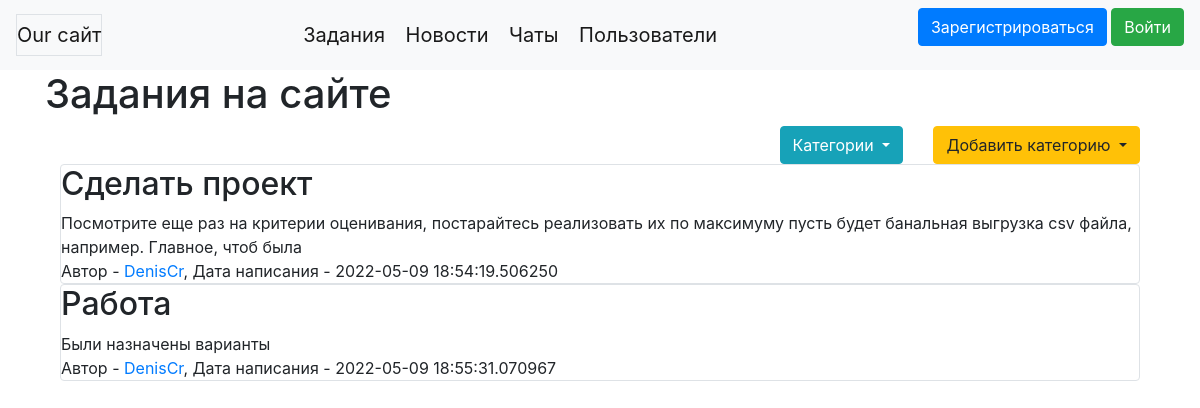
The page /tasks on the database its author committed.
### data/tasks.py (models this page shows)
class Task(SqlAlchemyBase, SerializerMixin):
    __tablename__ = 'tasks'
    id = sqlalchemy.Column(sqlalchemy.Integer,
                           primary_key=True, autoincrement=True)
    title = sqlalchemy.Column(sqlalchemy.String, nullable=True)
    content = sqlalchemy.Column(sqlalchemy.String, nullable=True)
    created_date = sqlalchemy.Column(sqlalchemy.DateTime,
                                     default=datetime.datetime.now)
    is_private = sqlalchemy.Column(sqlalchemy.Boolean, default=True)
    user_id = sqlalchemy.Column(sqlalchemy.Integer,
                                sqlalchemy.ForeignKey("users.id"))
    user = orm.relation('User')
    categories = orm.relation("Category",
                              secondary="tasks_to_categories",
                              backref="tasks",
                              lazy='subquery')

### data/users.py (models this page shows, shortened)
class User(SqlAlchemyBase, UserMixin, SerializerMixin):
    __tablename__ = 'users'
    id = sqlalchemy.Column(sqlalchemy.Integer,
                           primary_key=True, autoincrement=True)
    username = sqlalchemy.Column(sqlalchemy.String, nullable=True)
    icon_href = sqlalchemy.Column(sqlalchemy.String, nullable=True)
    name = sqlalchemy.Column(sqlalchemy.String, nullable=True)
    surname = sqlalchemy.Column(sqlalchemy.String, nullable=True)
    about = sqlalchemy.Column(sqlalchemy.String, nullable=True)
    email = sqlalchemy.Column(sqlalchemy.String,
                              index=True, unique=True, nullable=True)
    hashed_password = sqlalchemy.Column(sqlalchemy.String, nullable=True)
    created_date = sqlalchemy.Column(sqlalchemy.DateTime,
                                     default=datetime.datetime.now)
    news = orm.relation("News", back_populates='user')
    tasks = orm.relation("Task", back_populates='user')
    chats = orm.relation("Chat",
                          secondary="user_to_chat",
                          backref="users",
                          lazy='subquery')
    chats_where_admin = orm.relation("Chat", back_populates='admin', lazy='subquery')
    sent_messages = orm.relation("Message", back_populates='sender', lazy='subquery')

### main.py (the view)
@app.route("/tasks", methods=['GET', 'POST'])
def tasks():
    db_sess = db_session.create_session()
    tasks = db_sess.query(Task).filter(Task.is_private != True).all()
    categories = db_sess.query(Category).all()
    form = CategoryForm()
    if form.validate_on_submit():
        category = Category()
        category.name = form.add.data
        db_sess.add(category)
        db_sess.commit()
        return redirect('/tasks')
    return render_template("tasks.html", tasks=tasks, categories=categories, form=form)

### data/db_session.py (called while the page is built)
def create_session() -> Session:
    global __factory
    return __factory()

### templates/tasks.html (shortened to what this page needs)
{% extends "base.html" %}
{% block content %}
<h1>Задания на сайте</h1>
<div class="container">
    <div class="row">
        <div class="col-sm">
        </div>
        <div class="col-auto">
            <div class="dropdown">
                <button class="btn btn-info dropdown-toggle" type="button" id="dropdownMenuButton"
                        data-toggle="dropdown" aria-expanded="false">
                    Категории
                </button>
            </div>
        </div>
        <div class="col-auto">
            <div class="dropdown">
                <button type="button" class="btn btn-warning dropdown-toggle" data-toggle="dropdown"
                        data-display="static" aria-haspopup="true" aria-expanded="false">
                    Добавить категорию
                </button>
            </div>
        </div>
    </div>
    {% for item in tasks%}
    <div class="col-md6 border rounded">
        <h2 style="word-wrap: break-word;">{{item.title}}</h2>
        <div style="word-wrap: break-word;">
            {{item.content}}
        </div>
        <div style="word-wrap: break-word;">
            Автор - <a href="users/{{item.user.id}}">{{item.user.username}}</a>, Дата написания - {{item.created_date}}
        </div>
    </div>
    {% endfor %}
    {% endblock %}

### rows shown on the page
Task: title "Сделать проект", content "Посмотрите еще раз на критерии оценивания, постарайтесь реализовать их по максимуму пусть будет банальная выгрузка csv файла, например. Главное, чтоб была", user.username "DenisCr", created_date "2022-05-09 18:54:19.506250"
Task: title "Работа", content "Были назначены варианты", user.username "DenisCr", created_date "2022-05-09 18:55:31.070967"
